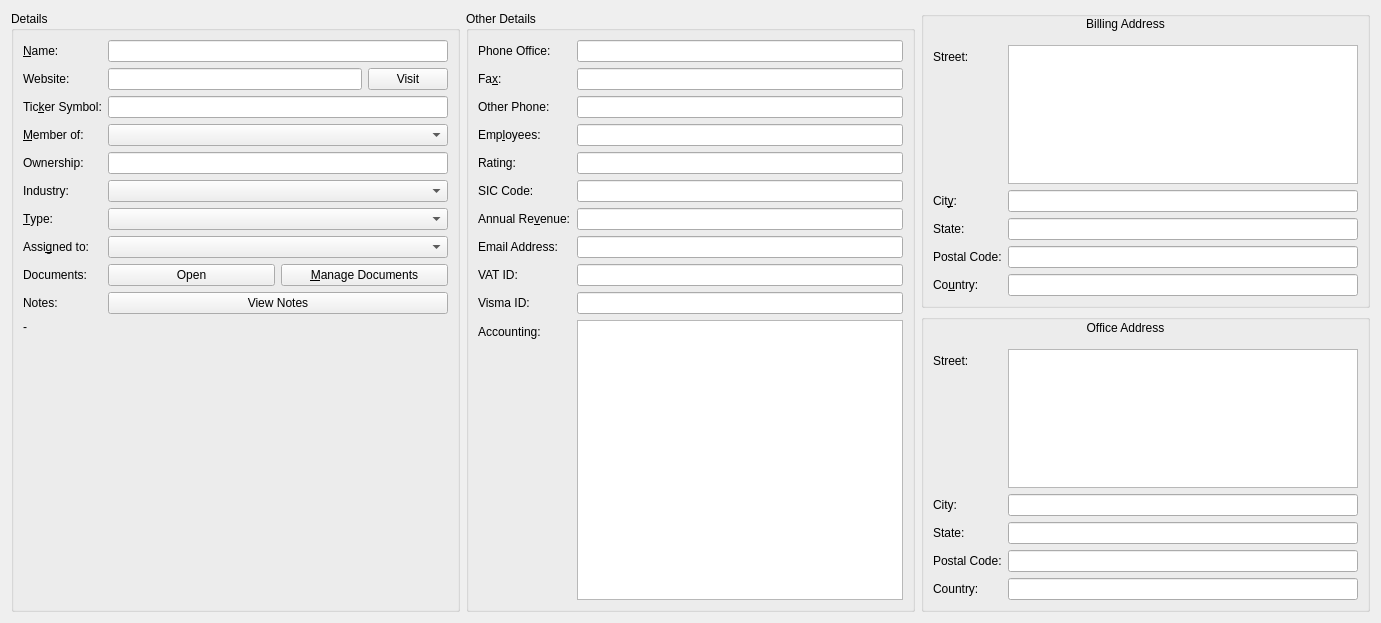
<?xml version="1.0" encoding="UTF-8"?>
<ui version="4.0">
 <class>AccountDetails</class>
 <widget class="QWidget" name="AccountDetails">
  <property name="geometry">
   <rect>
    <x>0</x>
    <y>0</y>
    <width>1381</width>
    <height>623</height>
   </rect>
  </property>
  <property name="windowTitle">
   <string>Form</string>
  </property>
  <layout class="QGridLayout" name="gridLayout">
   <item row="0" column="1" rowspan="2">
    <widget class="QGroupBox" name="groupBox_2">
     <property name="title">
      <string>Other Details</string>
     </property>
     <layout class="QFormLayout" name="formLayout_2">
      <item row="0" column="0">
       <widget class="QLabel" name="label_10">
        <property name="text">
         <string>Phone Office:</string>
        </property>
        <property name="buddy">
         <cstring>phone_office</cstring>
        </property>
       </widget>
      </item>
      <item row="0" column="1">
       <widget class="QLineEdit" name="phone_office"/>
      </item>
      <item row="1" column="0">
       <widget class="QLabel" name="label_11">
        <property name="text">
         <string>Fa&amp;x:</string>
        </property>
        <property name="buddy">
         <cstring>phone_fax</cstring>
        </property>
       </widget>
      </item>
      <item row="1" column="1">
       <widget class="QLineEdit" name="phone_fax"/>
      </item>
      <item row="2" column="0">
       <widget class="QLabel" name="label_12">
        <property name="text">
         <string>Other Phone:</string>
        </property>
        <property name="buddy">
         <cstring>phone_alternate</cstring>
        </property>
       </widget>
      </item>
      <item row="2" column="1">
       <widget class="QLineEdit" name="phone_alternate"/>
      </item>
      <item row="3" column="0">
       <widget class="QLabel" name="label_13">
        <property name="text">
         <string>Emp&amp;loyees:</string>
        </property>
        <property name="buddy">
         <cstring>employees</cstring>
        </property>
       </widget>
      </item>
      <item row="3" column="1">
       <widget class="QLineEdit" name="employees"/>
      </item>
      <item row="4" column="0">
       <widget class="QLabel" name="label_14">
        <property name="text">
         <string>Rating:</string>
        </property>
        <property name="buddy">
         <cstring>rating</cstring>
        </property>
       </widget>
      </item>
      <item row="4" column="1">
       <widget class="QLineEdit" name="rating"/>
      </item>
      <item row="5" column="0">
       <widget class="QLabel" name="label_15">
        <property name="text">
         <string>SIC Code:</string>
        </property>
        <property name="buddy">
         <cstring>sic_code</cstring>
        </property>
       </widget>
      </item>
      <item row="5" column="1">
       <widget class="QLineEdit" name="sic_code"/>
      </item>
      <item row="6" column="0">
       <widget class="QLabel" name="label_16">
        <property name="text">
         <string>Annual Re&amp;venue:</string>
        </property>
        <property name="buddy">
         <cstring>annual_revenue</cstring>
        </property>
       </widget>
      </item>
      <item row="6" column="1">
       <widget class="QLineEdit" name="annual_revenue"/>
      </item>
      <item row="7" column="0">
       <widget class="QLabel" name="label_17">
        <property name="text">
         <string>Email Address:</string>
        </property>
        <property name="buddy">
         <cstring>email1</cstring>
        </property>
       </widget>
      </item>
      <item row="7" column="1">
       <widget class="QLineEdit" name="email1"/>
      </item>
      <item row="8" column="0">
       <widget class="QLabel" name="label_30">
        <property name="text">
         <string>VAT ID:</string>
        </property>
        <property name="buddy">
         <cstring>vat_no_c</cstring>
        </property>
       </widget>
      </item>
      <item row="8" column="1">
       <widget class="QLineEdit" name="vat_no_c"/>
      </item>
      <item row="9" column="0">
       <widget class="QLabel" name="label_28">
        <property name="text">
         <string>Visma ID:</string>
        </property>
        <property name="buddy">
         <cstring>visma_id_c</cstring>
        </property>
       </widget>
      </item>
      <item row="9" column="1">
       <widget class="QLineEdit" name="visma_id_c"/>
      </item>
      <item row="10" column="0">
       <widget class="QLabel" name="label_29">
        <property name="text">
         <string>Accounting:</string>
        </property>
        <property name="buddy">
         <cstring>accounting_c</cstring>
        </property>
       </widget>
      </item>
      <item row="10" column="1">
       <widget class="BetterPlainTextEdit" name="accounting_c">
        <property name="tabChangesFocus">
         <bool>true</bool>
        </property>
       </widget>
      </item>
     </layout>
    </widget>
   </item>
   <item row="0" column="2">
    <widget class="QGroupBox" name="billingAddressGroupBox">
     <property name="title">
      <string/>
     </property>
     <layout class="QFormLayout" name="formLayout_3">
      <property name="topMargin">
       <number>0</number>
      </property>
      <item row="1" column="0">
       <widget class="QLabel" name="label_18">
        <property name="text">
         <string>Street:</string>
        </property>
        <property name="buddy">
         <cstring>billing_address_street</cstring>
        </property>
       </widget>
      </item>
      <item row="1" column="1">
       <widget class="BetterPlainTextEdit" name="billing_address_street">
        <property name="tabChangesFocus">
         <bool>true</bool>
        </property>
       </widget>
      </item>
      <item row="2" column="0">
       <widget class="QLabel" name="label_19">
        <property name="text">
         <string>Cit&amp;y:</string>
        </property>
        <property name="buddy">
         <cstring>billing_address_city</cstring>
        </property>
       </widget>
      </item>
      <item row="2" column="1">
       <widget class="QLineEdit" name="billing_address_city"/>
      </item>
      <item row="3" column="0">
       <widget class="QLabel" name="label_20">
        <property name="text">
         <string>State:</string>
        </property>
        <property name="buddy">
         <cstring>billing_address_state</cstring>
        </property>
       </widget>
      </item>
      <item row="3" column="1">
       <widget class="QLineEdit" name="billing_address_state"/>
      </item>
      <item row="4" column="0">
       <widget class="QLabel" name="label_21">
        <property name="text">
         <string>Postal Code:</string>
        </property>
        <property name="buddy">
         <cstring>billing_address_postalcode</cstring>
        </property>
       </widget>
      </item>
      <item row="4" column="1">
       <widget class="QLineEdit" name="billing_address_postalcode"/>
      </item>
      <item row="5" column="0">
       <widget class="QLabel" name="label_22">
        <property name="text">
         <string>Co&amp;untry:</string>
        </property>
        <property name="buddy">
         <cstring>billing_address_country</cstring>
        </property>
       </widget>
      </item>
      <item row="5" column="1">
       <widget class="QLineEdit" name="billing_address_country"/>
      </item>
      <item row="0" column="0" colspan="2">
       <layout class="QHBoxLayout" name="horizontalLayout_4">
        <property name="spacing">
         <number>0</number>
        </property>
        <item>
         <widget class="QLabel" name="label_31">
          <property name="text">
           <string>Billing Address</string>
          </property>
          <property name="alignment">
           <set>Qt::AlignHCenter|Qt::AlignTop</set>
          </property>
          <property name="margin">
           <number>3</number>
          </property>
         </widget>
        </item>
        <item>
         <widget class="QPushButton" name="copyBillingAddressButton">
          <property name="sizePolicy">
           <sizepolicy hsizetype="Fixed" vsizetype="Fixed">
            <horstretch>0</horstretch>
            <verstretch>0</verstretch>
           </sizepolicy>
          </property>
          <property name="text">
           <string/>
          </property>
          <property name="icon">
           <iconset theme="edit-copy">
            <normaloff>.</normaloff>.</iconset>
          </property>
          <property name="flat">
           <bool>true</bool>
          </property>
         </widget>
        </item>
       </layout>
      </item>
     </layout>
    </widget>
   </item>
   <item row="1" column="2">
    <widget class="QGroupBox" name="officeAddressGroupBox">
     <property name="title">
      <string/>
     </property>
     <layout class="QFormLayout" name="formLayout_4">
      <property name="topMargin">
       <number>1</number>
      </property>
      <item row="1" column="0">
       <widget class="QLabel" name="label_23">
        <property name="text">
         <string>Street:</string>
        </property>
        <property name="buddy">
         <cstring>shipping_address_street</cstring>
        </property>
       </widget>
      </item>
      <item row="1" column="1">
       <widget class="BetterPlainTextEdit" name="shipping_address_street">
        <property name="tabChangesFocus">
         <bool>true</bool>
        </property>
       </widget>
      </item>
      <item row="2" column="0">
       <widget class="QLabel" name="label_24">
        <property name="text">
         <string>City:</string>
        </property>
        <property name="buddy">
         <cstring>shipping_address_city</cstring>
        </property>
       </widget>
      </item>
      <item row="2" column="1">
       <widget class="QLineEdit" name="shipping_address_city"/>
      </item>
      <item row="3" column="0">
       <widget class="QLabel" name="label_25">
        <property name="text">
         <string>State:</string>
        </property>
        <property name="buddy">
         <cstring>shipping_address_state</cstring>
        </property>
       </widget>
      </item>
      <item row="3" column="1">
       <widget class="QLineEdit" name="shipping_address_state"/>
      </item>
      <item row="4" column="0">
       <widget class="QLabel" name="label_26">
        <property name="text">
         <string>Postal Code:</string>
        </property>
        <property name="buddy">
         <cstring>shipping_address_postalcode</cstring>
        </property>
       </widget>
      </item>
      <item row="4" column="1">
       <widget class="QLineEdit" name="shipping_address_postalcode"/>
      </item>
      <item row="5" column="0">
       <widget class="QLabel" name="label_27">
        <property name="text">
         <string>Country:</string>
        </property>
        <property name="buddy">
         <cstring>shipping_address_country</cstring>
        </property>
       </widget>
      </item>
      <item row="5" column="1">
       <widget class="QLineEdit" name="shipping_address_country"/>
      </item>
      <item row="0" column="0" colspan="2">
       <layout class="QHBoxLayout" name="horizontalLayout_3">
        <property name="spacing">
         <number>0</number>
        </property>
        <property name="sizeConstraint">
         <enum>QLayout::SetMaximumSize</enum>
        </property>
        <item>
         <widget class="QLabel" name="label_8">
          <property name="text">
           <string>Office Address</string>
          </property>
          <property name="alignment">
           <set>Qt::AlignHCenter|Qt::AlignTop</set>
          </property>
          <property name="margin">
           <number>3</number>
          </property>
         </widget>
        </item>
        <item>
         <widget class="QPushButton" name="copyOfficeAddressButton">
          <property name="sizePolicy">
           <sizepolicy hsizetype="Fixed" vsizetype="Fixed">
            <horstretch>0</horstretch>
            <verstretch>0</verstretch>
           </sizepolicy>
          </property>
          <property name="text">
           <string/>
          </property>
          <property name="icon">
           <iconset theme="edit-copy">
            <normaloff>.</normaloff>.</iconset>
          </property>
          <property name="flat">
           <bool>true</bool>
          </property>
         </widget>
        </item>
       </layout>
      </item>
     </layout>
    </widget>
   </item>
   <item row="0" column="0" rowspan="2">
    <widget class="QGroupBox" name="groupBox">
     <property name="title">
      <string>Details</string>
     </property>
     <layout class="QFormLayout" name="formLayout">
      <item row="1" column="1">
       <widget class="QLineEdit" name="name"/>
      </item>
      <item row="3" column="1">
       <layout class="QHBoxLayout" name="horizontalLayout_2">
        <item>
         <widget class="QLineEdit" name="website"/>
        </item>
        <item>
         <widget class="QPushButton" name="visitWebsiteButton">
          <property name="text">
           <string>Visit</string>
          </property>
          <property name="icon">
           <iconset theme="internet-web-browser">
            <normaloff>.</normaloff>.</iconset>
          </property>
         </widget>
        </item>
       </layout>
      </item>
      <item row="5" column="1">
       <widget class="QLineEdit" name="ticker_symbol"/>
      </item>
      <item row="7" column="1">
       <widget class="QComboBox" name="parent_id"/>
      </item>
      <item row="9" column="1">
       <widget class="QLineEdit" name="ownership"/>
      </item>
      <item row="11" column="1">
       <widget class="QComboBox" name="industry"/>
      </item>
      <item row="13" column="1">
       <widget class="QComboBox" name="account_type"/>
      </item>
      <item row="15" column="1">
       <widget class="QComboBox" name="assigned_user_id"/>
      </item>
      <item row="18" column="1">
       <layout class="QHBoxLayout" name="horizontalLayout">
        <item>
         <widget class="QPushButton" name="viewDocumentsButton">
          <property name="text">
           <string>Open</string>
          </property>
          <property name="icon">
           <iconset theme="document-open">
            <normaloff>.</normaloff>.</iconset>
          </property>
         </widget>
        </item>
        <item>
         <widget class="QPushButton" name="manageDocumentsButton">
          <property name="text">
           <string>&amp;Manage Documents</string>
          </property>
          <property name="icon">
           <iconset theme="document-edit">
            <normaloff>.</normaloff>.</iconset>
          </property>
         </widget>
        </item>
       </layout>
      </item>
      <item row="20" column="0">
       <widget class="QLabel" name="label_33">
        <property name="text">
         <string>Notes:</string>
        </property>
       </widget>
      </item>
      <item row="20" column="1">
       <widget class="QPushButton" name="viewNotesButton">
        <property name="text">
         <string>View Notes</string>
        </property>
        <property name="icon">
         <iconset theme="view-pim-notes">
          <normaloff>.</normaloff>.</iconset>
        </property>
       </widget>
      </item>
      <item row="22" column="0">
       <widget class="QLabel" name="urllabel">
        <property name="text">
         <string>-</string>
        </property>
        <property name="openExternalLinks">
         <bool>true</bool>
        </property>
       </widget>
      </item>
      <item row="18" column="0">
       <widget class="QLabel" name="label_32">
        <property name="text">
         <string>Documents:</string>
        </property>
       </widget>
      </item>
      <item row="15" column="0">
       <widget class="QLabel" name="label_9">
        <property name="text">
         <string>Assi&amp;gned to:</string>
        </property>
        <property name="buddy">
         <cstring>assigned_user_id</cstring>
        </property>
       </widget>
      </item>
      <item row="13" column="0">
       <widget class="QLabel" name="label_7">
        <property name="text">
         <string>&amp;Type:</string>
        </property>
        <property name="buddy">
         <cstring>account_type</cstring>
        </property>
       </widget>
      </item>
      <item row="11" column="0">
       <widget class="QLabel" name="label_6">
        <property name="text">
         <string>Industry:</string>
        </property>
        <property name="buddy">
         <cstring>industry</cstring>
        </property>
       </widget>
      </item>
      <item row="9" column="0">
       <widget class="QLabel" name="label_5">
        <property name="text">
         <string>Ownership:</string>
        </property>
        <property name="buddy">
         <cstring>ownership</cstring>
        </property>
       </widget>
      </item>
      <item row="7" column="0">
       <widget class="QLabel" name="label_4">
        <property name="text">
         <string>&amp;Member of:</string>
        </property>
        <property name="buddy">
         <cstring>parent_id</cstring>
        </property>
       </widget>
      </item>
      <item row="5" column="0">
       <widget class="QLabel" name="label_3">
        <property name="text">
         <string>Tic&amp;ker Symbol:</string>
        </property>
        <property name="buddy">
         <cstring>ticker_symbol</cstring>
        </property>
       </widget>
      </item>
      <item row="3" column="0">
       <widget class="QLabel" name="label_2">
        <property name="text">
         <string>Website:</string>
        </property>
        <property name="buddy">
         <cstring>website</cstring>
        </property>
       </widget>
      </item>
      <item row="1" column="0">
       <widget class="QLabel" name="label">
        <property name="text">
         <string>&amp;Name:</string>
        </property>
        <property name="buddy">
         <cstring>name</cstring>
        </property>
       </widget>
      </item>
     </layout>
    </widget>
   </item>
  </layout>
 </widget>
 <customwidgets>
  <customwidget>
   <class>BetterPlainTextEdit</class>
   <extends>QPlainTextEdit</extends>
   <header location="global">betterplaintextedit.h</header>
  </customwidget>
 </customwidgets>
 <tabstops>
  <tabstop>name</tabstop>
  <tabstop>website</tabstop>
  <tabstop>visitWebsiteButton</tabstop>
  <tabstop>ticker_symbol</tabstop>
  <tabstop>parent_id</tabstop>
  <tabstop>ownership</tabstop>
  <tabstop>industry</tabstop>
  <tabstop>account_type</tabstop>
  <tabstop>assigned_user_id</tabstop>
  <tabstop>viewDocumentsButton</tabstop>
  <tabstop>manageDocumentsButton</tabstop>
  <tabstop>viewNotesButton</tabstop>
  <tabstop>phone_office</tabstop>
  <tabstop>phone_fax</tabstop>
  <tabstop>phone_alternate</tabstop>
  <tabstop>employees</tabstop>
  <tabstop>rating</tabstop>
  <tabstop>sic_code</tabstop>
  <tabstop>annual_revenue</tabstop>
  <tabstop>email1</tabstop>
  <tabstop>vat_no_c</tabstop>
  <tabstop>visma_id_c</tabstop>
  <tabstop>accounting_c</tabstop>
  <tabstop>copyBillingAddressButton</tabstop>
  <tabstop>billing_address_street</tabstop>
  <tabstop>billing_address_city</tabstop>
  <tabstop>billing_address_state</tabstop>
  <tabstop>billing_address_postalcode</tabstop>
  <tabstop>billing_address_country</tabstop>
  <tabstop>copyOfficeAddressButton</tabstop>
  <tabstop>shipping_address_street</tabstop>
  <tabstop>shipping_address_city</tabstop>
  <tabstop>shipping_address_state</tabstop>
  <tabstop>shipping_address_postalcode</tabstop>
  <tabstop>shipping_address_country</tabstop>
 </tabstops>
 <resources/>
 <connections/>
</ui>
